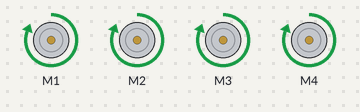
Bench run of a sketch on a simulated Arduino Uno, built with avr-gcc and run on an emulated ATmega328P. On the bench: 4 × DC motor (green arrow = forward, orange = backward, longer = faster).

Above: at 0.05 s.
Timing chart, 0 to 3.0 s (numbered marks = the images above):
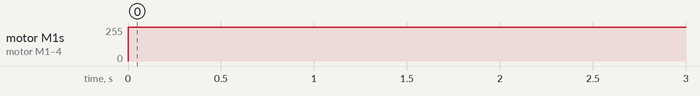

Measured:
- by itself, motor M1–4: stopped → forward 255/255 at 0.00 s

The sketch:

MotorShield.ino
```cpp
#include <AFMotor.h>

AF_DCMotor motor1(1);
AF_DCMotor motor2(2);
AF_DCMotor motor3(3);
AF_DCMotor motor4(4);
void setup() {
  motor1.setSpeed(0);// 0 a 255
  motor2.setSpeed(0);
  motor3.setSpeed(0);
  motor4.setSpeed(0);
}

void loop() {
  motor1.setSpeed(255);
  motor1.run(FORWARD);
  motor2.setSpeed(255);
  motor2.run(FORWARD);
  motor3.setSpeed(255);
  motor3.run(FORWARD);
  motor4.setSpeed(255);
  motor4.run(FORWARD);
delay(2000);
  motor1.setSpeed(0);
  motor1.run(RELEASE);
  motor2.setSpeed(0);
  motor2.run(RELEASE);
  motor3.setSpeed(0);
  motor3.run(RELEASE);
  motor4.setSpeed(0);
  motor4.run(RELEASE);


}
```
